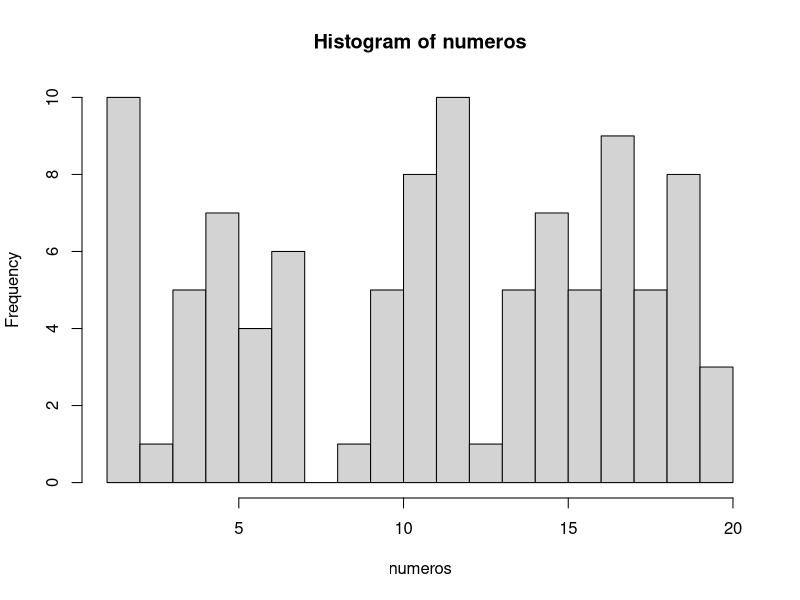

This figure's R source:
## ---- chunk 1
numeros <- sample(1:20, 100, TRUE)
numeros
## ---- chunk 2
mediana <- median(numeros)
mediana
## ---- chunk 3
media <- mean(numeros)
media
## ---- chunk 4
# El argumento breaks nos permite dividir en histograma en las partes que queramos
hist(numeros, breaks = 20)
## ---- chunk 5
tabla.frecuencias <- data.frame(table(numeros))
tabla.frecuencias
## ---- chunk 6
# Con la función seq, creamos una secuencia de 1 a 10 en intervalos de 0.1 en 0.1
secuencia <- seq(1, 10, 0.1)
muestra <- sample(secuencia, 100, TRUE)
muestra
## ---- chunk 7
mediana.muestra <- median(muestra)
mediana.muestra
## ---- chunk 8
media.muestra <- mean(muestra)
media.muestra
## ---- chunk 9
tabla.moda <- data.frame(table(muestra))
tabla.moda
